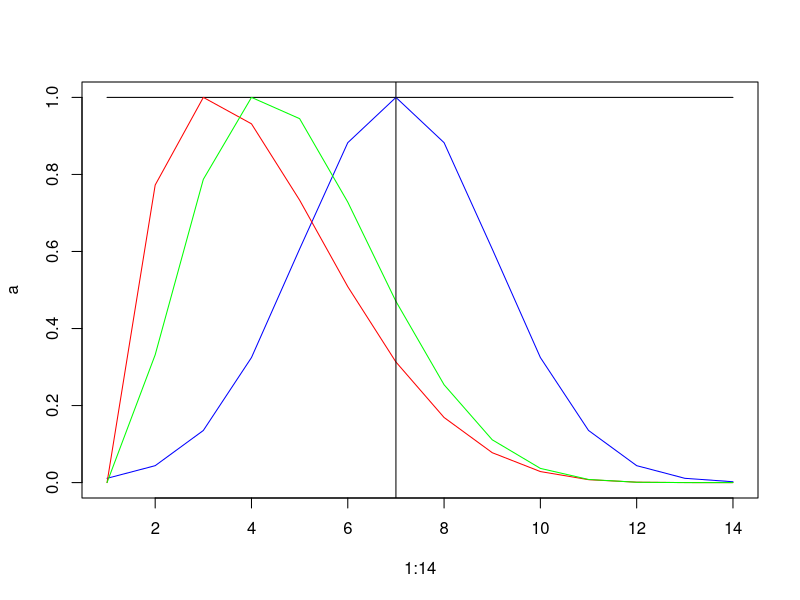

Here is the R script that generated this plot:
#### Function of Viral Load probability modifiers on LAMP ####

modify_sensitivity <- function(form = c("uniform-max","uniform-mean","uniform-min",
                                        "normal", "early beta", "late beta"), inf.days = 14, range = c(0,1)){
  if(form == "uniform-max"){
    vect.mod <- rep(range[2], inf.days)
  }
  if(form == "uniform-mean"){
    vect.mod <- rep(mean(range), inf.days)
  }
  if(form == "uniform-min"){
    vect.mod <- rep(range[1], inf.days+1)
  }
  if(form == "normal"){
    vect.mod <- dnorm(1:14, inf.days/2, sd = inf.days/7)
    vect.mod <- vect.mod/max(vect.mod)
  }
  if(form == "early beta"){
    vect.mod <- dbeta(seq(0,1, length.out = inf.days), 2, 6)
    vect.mod <- vect.mod/max(vect.mod)
  }
  if(form == "late beta"){
    vect.mod <- dbeta(seq(0,1, length.out = inf.days), 3, 7)
    vect.mod <- vect.mod/max(vect.mod)
  }
  return(vect.mod)
}

a <- modify_sensitivity("uniform-max", 14)
b <- modify_sensitivity("normal", 14)
c <- modify_sensitivity("early beta", 14)
d <- modify_sensitivity("late beta", 14)

plot(1:14, a, type="l", col = "black", ylim = c(0,1))
lines(1:14,b, col = "blue")
lines(1:14,c, col = "red")
lines(1:14,d, col = "green")
abline(v=7)





